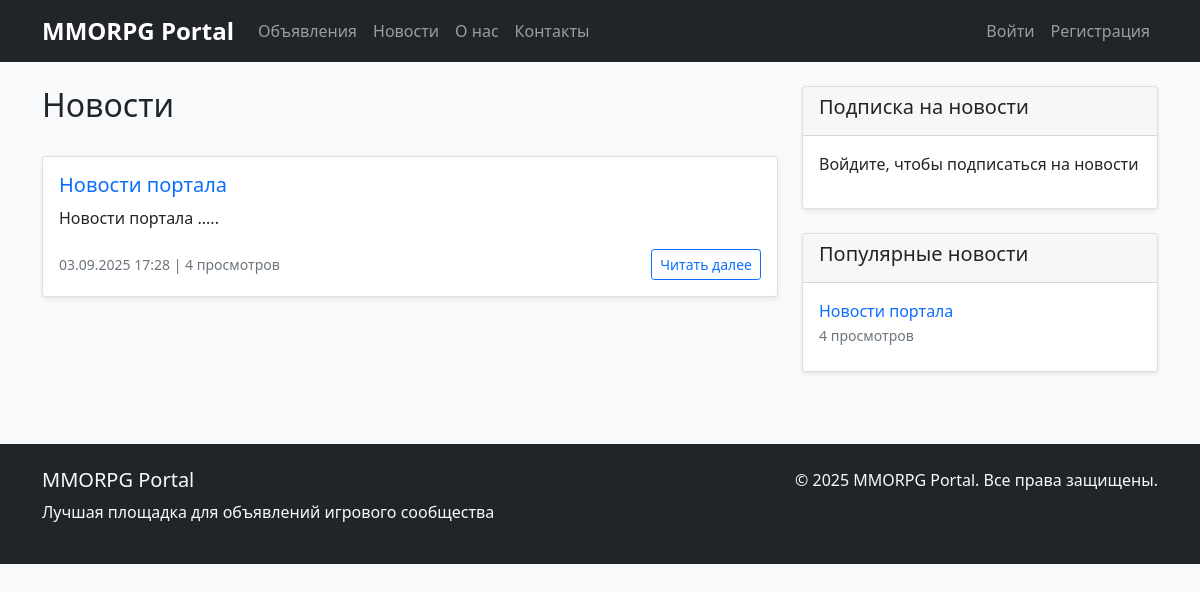
The page /news/ on the database as committed earlier.
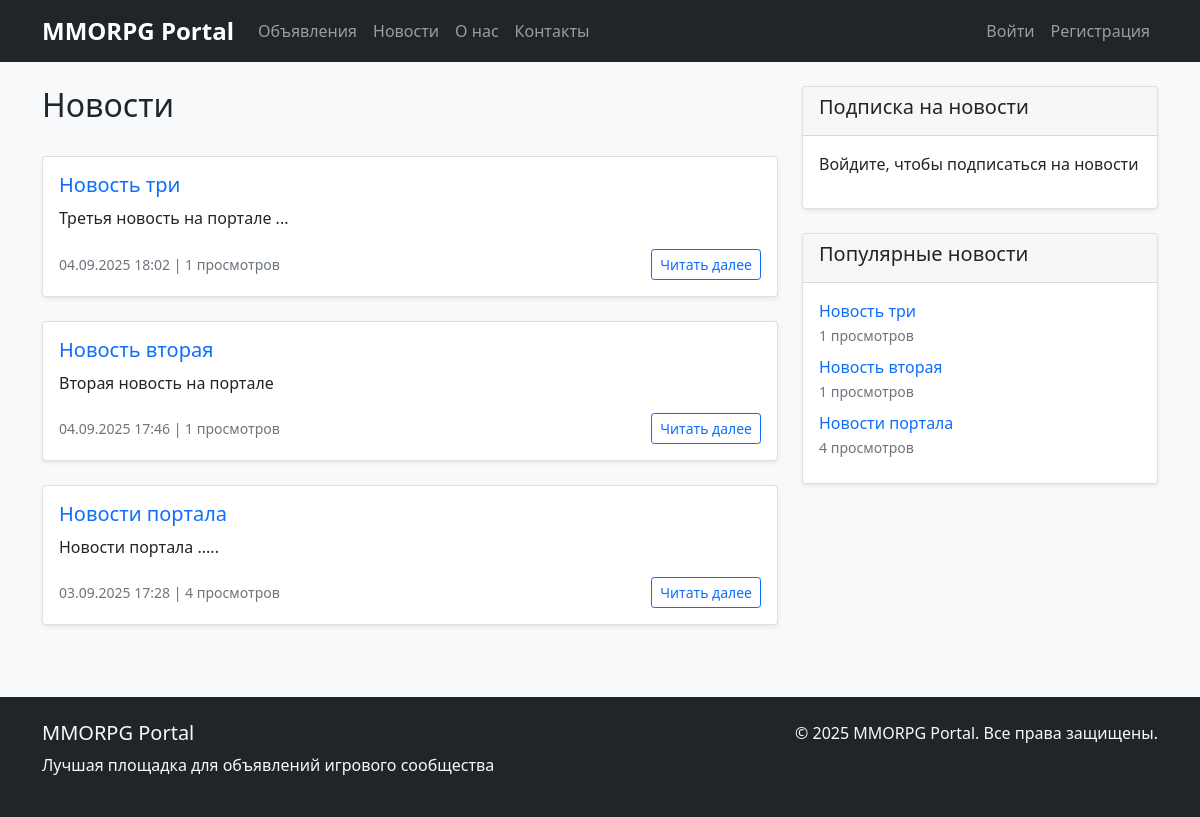
The same page on the database as committed later.
### appNotification/models.py (models this page shows, shortened)
class News(models.Model):
    title = models.CharField(max_length=255, validators=[MinLengthValidator(5)])
    content = RichTextField()
    created_at = models.DateTimeField(auto_now_add=True)
    updated_at = models.DateTimeField(auto_now=True)
    subscribers = models.ManyToManyField(User, related_name='subscribed_news', blank=True)
    views_count = models.PositiveIntegerField(default=0, verbose_name=_('Views count'))
    notify_subscribers = models.BooleanField(default=True, verbose_name=_('Notify subscribers'))
    class Meta:
        ordering = ['-created_at']
        verbose_name = _('News')
        verbose_name_plural = _('News')

### appNotification/views.py (the view)
# urls.py: path('news/', views.NewsListView.as_view(), name='news_list'),
class NewsListView(ListView):
    model = News
    template_name = 'appNotification/news_list.html'
    context_object_name = 'news'
    paginate_by = 10
    ordering = ['-created_at']
    def get_context_data(self, **kwargs):
        context = super().get_context_data(**kwargs)
        if self.request.user.is_authenticated:
            context['is_subscribed'] = Subscription.objects.filter(
                user=self.request.user,
                news=True
            ).exists()
        return context

### appNotification/context_processors.py (called while the page is built)
def categories(request):
    return {
        'categories': Category.objects.all(),
        'category_choices': [
            ('tanks', _('Tanks')),
            ('heals', _('Heals')),
            ('dd', _('DD')),
            ('traders', _('Traders')),
            ('guildmasters', _('Guildmasters')),
            ('questgivers', _('Questgivers')),
            ('blacksmiths', _('Blacksmiths')),
            ('tanners', _('Tanners')),
            ('potionmakers', _('Potionmakers')),
            ('spellmasters', _('Spellmasters')),
        ]
    }

def navigation_data(request):
    from .models import Post, News
    return {
        'recent_posts': Post.objects.order_by('-created_at')[:5],
        'recent_news': News.objects.order_by('-created_at')[:3],
        'posts_count': Post.objects.count(),
        'news_count': News.objects.count(),
    }

### appNotification/templates/appNotification/news_list.html (shortened to what this page needs)
{% extends 'base.html' %}
{% block content %}
<div class="row">
    <div class="col-md-8">
        <div class="d-flex justify-content-between align-items-center mb-4">
            <h2>Новости</h2>
        </div>
        {% for news in news %}
            {% include 'appNotification/includes/news_item.html' %}
        {% empty %}
            <div class="card">
                <div class="card-body text-center">
                    <p class="text-muted">Новостей пока нет</p>
                </div>
            </div>
        {% endfor %}
    </div>
    <div class="col-md-4">
        <div class="card">
            <div class="card-header">
                <h5>Подписка на новости</h5>
            </div>
            <div class="card-body">
                {% if user.is_authenticated %}
                    <form method="post" action="{% url 'news_subscribe' %}">
                        {% csrf_token %}
                        <div class="form-check">
                            <input type="checkbox" class="form-check-input" {% if is_subscribed %}checked{% endif %}
                                   onchange="this.form.submit()">
                            <label class="form-check-label">Получать уведомления о новостях</label>
                        </div>
                    </form>
                {% else %}
                    <p>Войдите, чтобы подписаться на новости</p>
                {% endif %}
            </div>
        </div>
        <div class="card mt-3">
            <div class="card-header">
                <h5>Популярные новости</h5>
            </div>
            <div class="card-body">
                {% for popular_news in news|slice:":5" %}
                    <div class="mb-2">
                        <a href="{% url 'news_detail' popular_news.id %}" class="text-decoration-none">
                            {{ popular_news.title|truncatewords:5 }}
                        </a>
                        <br>
                        <small class="text-muted">{{ popular_news.views_count }} просмотров</small>
                    </div>
                {% endfor %}
            </div>
        </div>
    </div>
</div>
{% endblock %}

### appNotification/templates/appNotification/includes/news_item.html
<div class="card mb-4">
    <div class="card-body">
        <h5 class="card-title">
            <a href="{% url 'news_detail' news.id %}" class="text-decoration-none">{{ news.title }}</a>
        </h5>
        <div class="card-text post-content">
            {{ news.content|safe|truncatewords:50 }}
        </div>
        <div class="d-flex justify-content-between align-items-center mt-3">
            <div>
                <small class="text-muted">
                    {{ news.created_at|date:"d.m.Y H:i" }} |
                    <span class="views-count">{{ news.views_count }} просмотров</span>
                </small>
            </div>
            <a href="{% url 'news_detail' news.id %}" class="btn btn-sm btn-outline-primary">Читать далее</a>
        </div>
    </div>
</div>

Rows that differ between the two databases and show on the page:
added News: title "Новость три", content "Третья новость на портале ...", created_at "04.09.2025 18:02", views_count "1"
added News: title "Новость вторая", content "Вторая новость на портале", created_at "04.09.2025 17:46", views_count "1"
